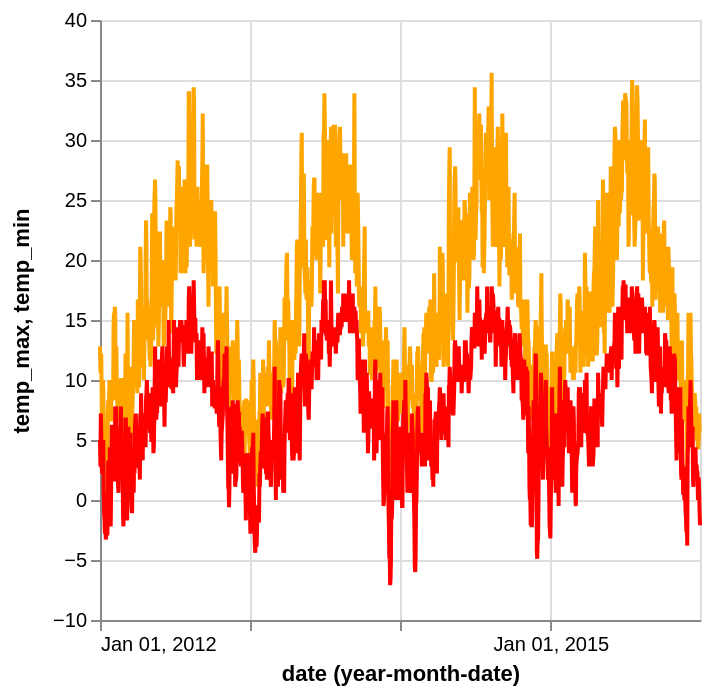

Vega-Lite specification stored for this chart:
### Vega-Lite specification from a JSON file in a GitHub repository (floating-point values rounded to 4 significant figures; data arrays with more than 128 entries replaced by an {"elided": "..."} marker saying what was removed)
{"$schema": "https://vega.github.io/schema/vega-lite/v4.json", "data": {"values": {"elided": "1461 records"}}, "encoding": {"x": {"timeUnit": "yearmonthdate", "field": "date"}, "tooltip": [{"timeUnit": "yearmonthdate", "field": "date"}, {"field": "temp_max", "type": "quantitative"}, {"field": "temp_min", "type": "quantitative"}]}, "layer": [{"mark": {"type": "line", "color": "orange"}, "encoding": {"y": {"field": "temp_max", "type": "quantitative"}}}, {"mark": {"type": "line", "color": "red"}, "encoding": {"y": {"field": "temp_min", "type": "quantitative"}}}, {"mark": "rule", "selection": {"hover": {"type": "single", "on": "mouseover", "empty": "none"}}, "encoding": {"color": {"condition": {"selection": {"not": "hover"}, "value": "transparent"}}}}], "config": {"axisY": {"minExtent": 30}}}
